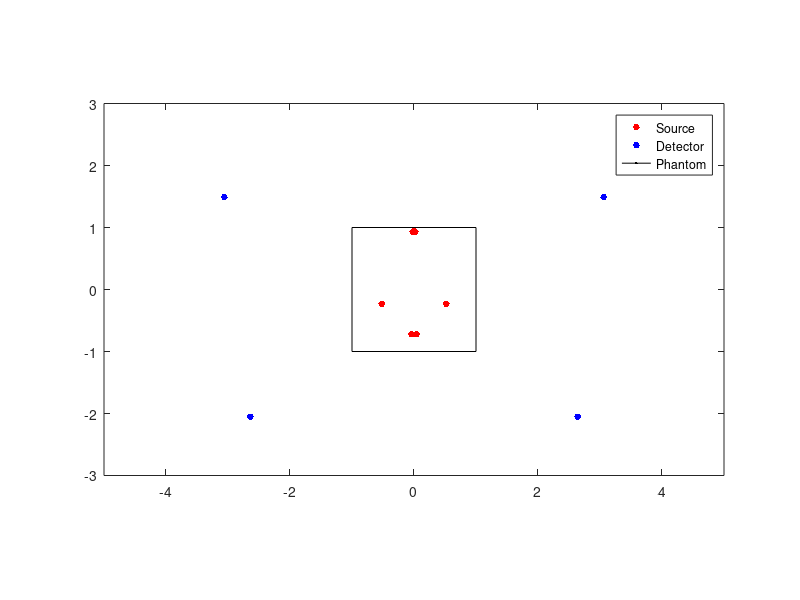

Write MATLAB code to recreate this figure.
clear;

sx = [.04,-.04,-.02,.02,-.52,.52,.0];
sy = -[.72,.72,-.93,-.93,.23,.23,-.95];

dx = [2.64,-2.64,3.06,-3.06];
dy = -[2.05,2.05,-1.49,-1.49];

plot(sx,sy,'.r','MarkerSize',15);
hold on 
plot(dx,dy,'.b','MarkerSize',15);
plot(-100,100,'k');
rectangle('Position',[-1 -1 2 2]);
hold off
daspect([1 1 1]);
axis([-5, 5, -3, 3]);
legend('Source','Detector','Phantom');

%Incomplete
% Fittest 246
% x: [.04,-.04,-.02,.02,-.52,.52,.0,2.64,-2.64,3.06,-3.06,];
% y: [.72,.72,-.93,-.93,.23,.23,-.95,2.05,2.05,-1.49,-1.49,];
% 19.91
